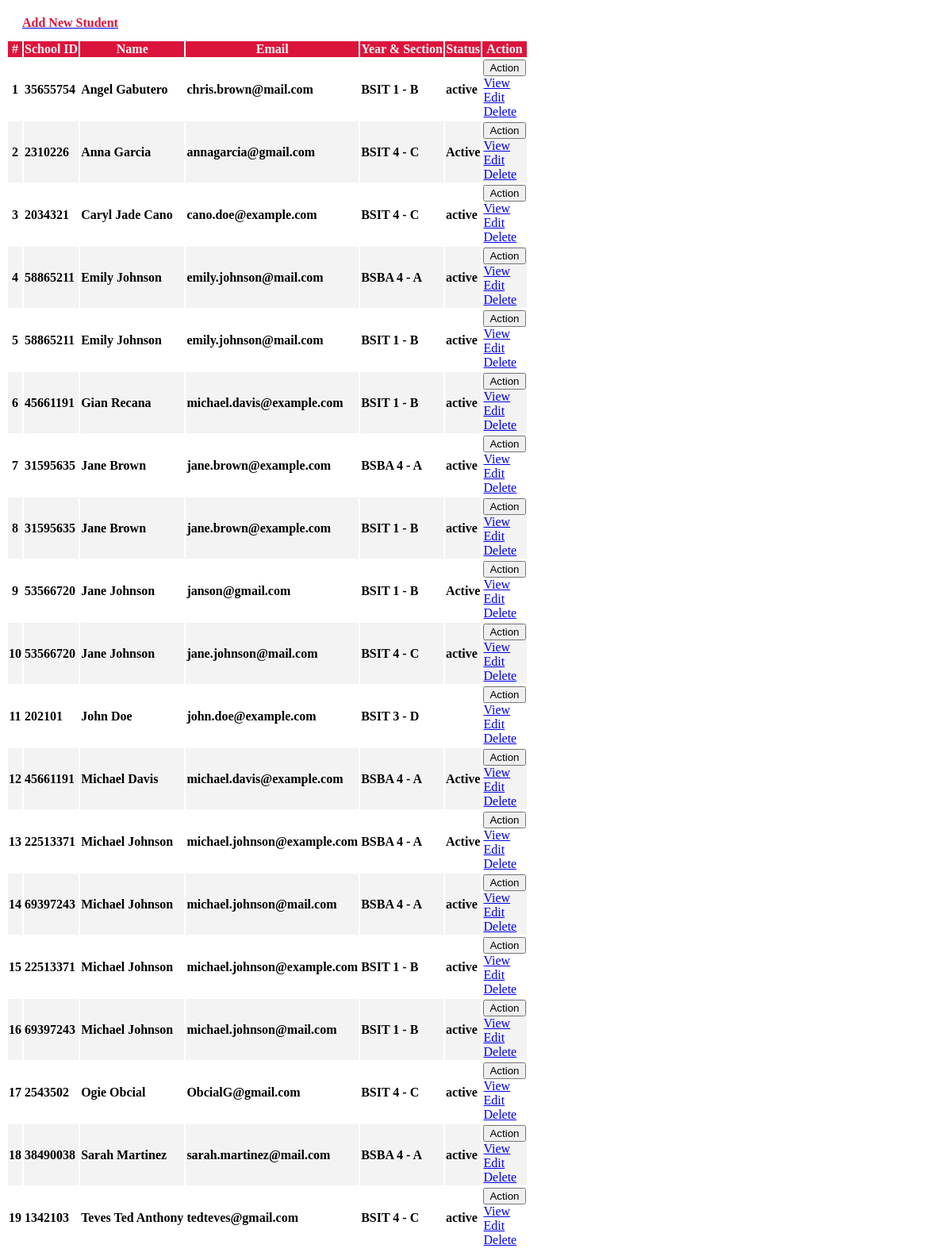
/admin/student_list.php, run on the app's committed database.
### tables this page shows
CREATE TABLE `student_list` (
  `id` int(30) NOT NULL,
  `school_id` varchar(100) NOT NULL,
  `firstname` varchar(200) NOT NULL,
  `lastname` varchar(200) NOT NULL,
  `email` varchar(200) NOT NULL,
  `password` text NOT NULL,
  `class_id` int(30) NOT NULL,
  `avatar` text NOT NULL DEFAULT 'no-image-available.png',
  `date_created` datetime NOT NULL DEFAULT current_timestamp(),
  `status` varchar(10) NOT NULL
);

### admin/student_list.php (the view, shortened to what this page needs)
<?php include'db_connect.php' ?>
<div class="col-lg-12">
	<div class="card card-outline card-success">
		<div class="card-header">
			<div class="card-tools">
				<a class="btn btn-block btn-sm btn-default btn-flat border-primary" href="./index.php?page=new_student"><i class="fa fa-plus"></i> <span style="color: #dc143c; font-weight: bold;">Add New Student</span></a>
			</div>
		</div>
		<div class="card-body">
		<table class="table tabe-hover table-bordered styled-table" id="list">
				<thead>
					<tr>
						<th class="text-center">#</th>
						<th>School ID</th>
						<th>Name</th>
						<th>Email</th>
						<th>Year & Section</th>
						<th>Status</th>
						<th>Action</th>
					</tr>
				</thead>
				<tbody>
					<?php
					$i = 1;
					$class= array();
					$classes = $conn->query("SELECT id,concat(curriculum,' ',level,' - ',section) as `class` FROM class_list");
					while($row=$classes->fetch_assoc()){
						$class[$row['id']] = $row['class'];
					}
					$qry = $conn->query("SELECT *,concat(firstname,' ',lastname) as name FROM student_list order by concat(firstname,' ',lastname) asc");
					while($row= $qry->fetch_assoc()):
					?>
					<tr>
						<th class="text-center"><?php echo $i++ ?></th>
						<td><b><?php echo $row['school_id'] ?></b></td>
						<td><b><?php echo ucwords($row['name']) ?></b></td>
						<td><b><?php echo $row['email'] ?></b></td>
						<td><b><?php echo isset($class[$row['class_id']]) ? $class[$row['class_id']] : "N/A" ?></b></td>
						<td><b><?php echo $row['status'] ?></b></td>
						<td class="text-center">
							<button type="button" class="btn btn-default btn-sm btn-flat border-info wave-effect text-info dropdown-toggle" data-toggle="dropdown" aria-expanded="true">
		                      Action
		                    </button>
		                    <div class="dropdown-menu" style="">
		                      <a class="dropdown-item view_student" href="javascript:void(0)" data-id="<?php echo $row['id'] ?>">View</a>
		                      <a class="dropdown-item" href="./index.php?page=edit_student&id=<?php echo $row['id'] ?>">Edit</a>
		                      <a class="dropdown-item delete_student" href="javascript:void(0)" data-id="<?php echo $row['id'] ?>">Delete</a>
		                    </div>
						</td>
					</tr>
				<?php endwhile; ?>
				</tbody>
			</table>
		</div>
	</div>
</div>

### admin/student_list.php (style rules this page uses)
.styled-table tbody tr { border-bottom: 1px solid #dddddd; }
.styled-table tbody tr:nth-of-type(even) { background-color: #f3f3f3; }
.styled-table tbody tr:last-of-type { border-bottom: 2px solid #009879; }
thead th { background-color: #dc143c; color: #f3f3f3; font-weight: bold; }
.card-success.card-outline { border-top: none; }
.card-header { background-color: transparent; border-bottom: none; padding: .75rem 1.25rem; position: relative; border-top-left-radius: .25rem; border-top-right-radius: .25rem; }

### data on the page
student_list: school "35655754", name "Angel Gabutero", email "chris.brown@mail.com", class "BSIT 1 - B", status "active"
student_list: school "2310226", name "Anna Garcia", email "annagarcia@gmail.com", class "BSIT 4 - C", status "Active"
student_list: school "2034321", name "Caryl Jade Cano", email "cano.doe@example.com", class "BSIT 4 - C", status "active"
student_list: school "58865211", name "Emily Johnson", email "emily.johnson@mail.com", class "BSBA 4 - A", status "active"
student_list: school "58865211", name "Emily Johnson", email "emily.johnson@mail.com", class "BSIT 1 - B", status "active"
student_list: school "45661191", name "Gian Recana", email "michael.davis@example.com", class "BSIT 1 - B", status "active"
student_list: school "31595635", name "Jane Brown", email "jane.brown@example.com", class "BSBA 4 - A", status "active"
student_list: school "31595635", name "Jane Brown", email "jane.brown@example.com", class "BSIT 1 - B", status "active"
student_list: school "53566720", name "Jane Johnson", email "janson@gmail.com", class "BSIT 1 - B", status "Active"
student_list: school "53566720", name "Jane Johnson", email "jane.johnson@mail.com", class "BSIT 4 - C", status "active"
student_list: school "202101", name "John Doe", email "john.doe@example.com", class "BSIT 3 - D"
student_list: school "45661191", name "Michael Davis", email "michael.davis@example.com", class "BSBA 4 - A", status "Active"
student_list: school "22513371", name "Michael Johnson", email "michael.johnson@example.com", class "BSBA 4 - A", status "Active"
student_list: school "69397243", name "Michael Johnson", email "michael.johnson@mail.com", class "BSBA 4 - A", status "active"
student_list: school "22513371", name "Michael Johnson", email "michael.johnson@example.com", class "BSIT 1 - B", status "active"
student_list: school "69397243", name "Michael Johnson", email "michael.johnson@mail.com", class "BSIT 1 - B", status "active"
student_list: school "2543502", name "Ogie Obcial", email "ObcialG@gmail.com", class "BSIT 4 - C", status "active"
student_list: school "38490038", name "Sarah Martinez", email "sarah.martinez@mail.com", class "BSBA 4 - A", status "active"
student_list: school "1342103", name "Teves Ted Anthony", email "tedteves@gmail.com", class "BSIT 4 - C", status "active"
